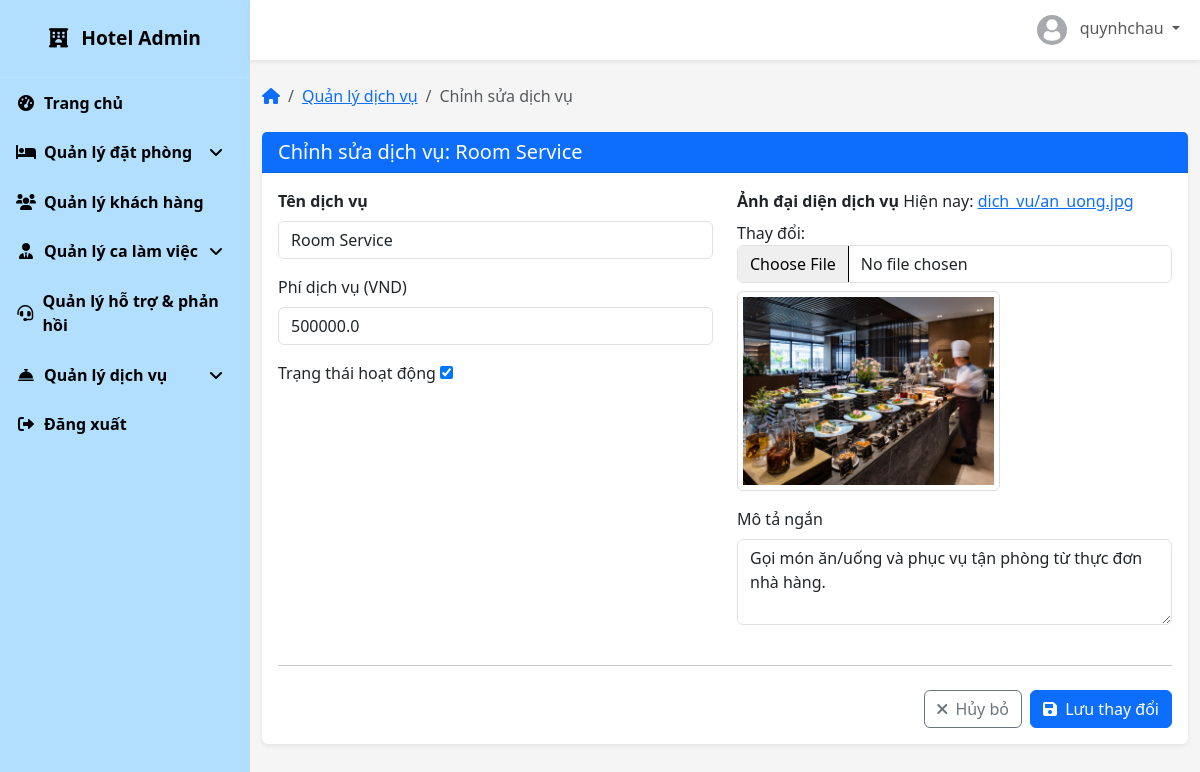
Page /admin-dashboard/services/7/edit/ (signed in) on the committed database.
### accounts/models.py (models this page shows, shortened)
class TaiKhoan(AbstractBaseUser, PermissionsMixin):
    username = models.CharField(
        max_length=150,
        unique=True,
        verbose_name=_('Tên đăng nhập'),
        error_messages={
            'unique': _("Tên đăng nhập đã tồn tại."),
        },
    )
    email = models.EmailField(
        verbose_name=_('Địa chỉ email'),
        max_length=255,
        unique=True,
        blank=True,
        null=True,
        error_messages={
            'unique': _("Email đã được sử dụng."),
        },
    )
    sdt = models.CharField(
        max_length=15,
        verbose_name=_('Số điện thoại'),
        blank=True,
        null=True,
    )
    dia_chi = models.TextField(
        verbose_name=_('Địa chỉ'),
        blank=True,
        null=True,
    )
    loai_tk = models.CharField(
        max_length=20,
        choices=[
            ('khach_hang', 'Khách hàng'),
            ('nhan_vien', 'Nhân viên'),
            ('admin', 'Quản lý'),
        ],
        default='khach_hang',
        verbose_name=_('Loại tài khoản'),
    )
    is_staff = models.BooleanField(
        default=False,
        verbose_name=_('Truy cập quản trị'),
    )
    is_active = models.BooleanField(
        default=True,
        verbose_name=_('Kích hoạt'),
    )
    objects = TaiKhoanManager()
    USERNAME_FIELD = 'username'
    REQUIRED_FIELDS = ['email']
    class Meta:
        verbose_name = _('Tài khoản')
        verbose_name_plural = _('Tài khoản')

### core/models.py (models this page shows, shortened)
class DichVu(models.Model):
    ma_dv = models.AutoField(primary_key=True)
    ten_dv = models.CharField(max_length=50)
    mo_ta = models.TextField()
    phi_dv = models.FloatField(validators=[MinValueValidator(0)])
    anh_dai_dien = models.ImageField(upload_to='dich_vu/')
    hoat_dong = models.BooleanField(default=True)

### core/views.py (the view)
# urls.py: path('admin-dashboard/services/<int:pk>/edit/', core_views.edit_service, name='edit_service'),
@login_required
@user_passes_test(is_admin_or_staff)
def edit_service(request, pk):
    logger.debug(f"User accessing edit_service: {request.user.username}, Role: {getattr(request.user, 'loai_tk', 'N/A')}, Authenticated: {request.user.is_authenticated}")
    if not is_admin(request.user):
        messages.error(request, "Bạn không có quyền truy cập chức năng này.")
        return redirect('admin_service_management')
    service = get_object_or_404(DichVu, pk=pk)
    if request.method == 'POST':
        form = DichVuForm(request.POST, request.FILES, instance=service)
        if form.is_valid():
            form.save()
            messages.success(request, "Đã cập nhật dịch vụ")
            return redirect('admin_service_management')
    else:
        form = DichVuForm(instance=service)
    context = {
        'form': form,
        'service': service,
    }
    return render(request, 'admin/edit_service.html', context)

### core/forms.py
class DichVuForm(forms.ModelForm):
    class Meta:
        model = DichVu
        fields = '__all__'
        widgets = {
            'mo_ta': forms.Textarea(attrs={'rows': 3}),
        }

### core/context_processors.py (called while the page is built)
def user_roles_processor(request):
    is_user_true_admin = False  # Phân biệt admin thật sự (superuser hoặc loai_tk='admin')
    is_regular_staff_role = False  # Nhân viên thường, không phải admin/superuser
    if request.user.is_authenticated:
        if request.user.is_superuser or getattr(request.user, 'loai_tk', None) == 'admin':
            is_user_true_admin = True
        if getattr(request.user, 'loai_tk', None) == 'nhan_vien' and not is_user_true_admin:
            is_regular_staff_role = True
    return {
        'is_user_true_admin': is_user_true_admin,
        'is_regular_staff_role': is_regular_staff_role,
    }

### core/views.py (called while the page is built)
def is_admin(user):
    try:
        return user.is_authenticated and (user.is_superuser or getattr(user, 'loai_tk', '').strip().lower() == 'admin')
    except AttributeError as e:
        logger.error(f"Error in is_admin: {str(e)}")
        return False

def is_admin_or_staff(user):
    return is_admin(user) or is_staff(user)

### templates/admin/edit_service.html (shortened to what this page needs)
{% extends 'admin/base.html' %}
{% load currency_filters %}
{% load static %}
{% block breadcrumb %}
<li class="breadcrumb-item"><a href="{% url 'admin_service_management' %}">Quản lý dịch vụ</a></li>
<li class="breadcrumb-item active" aria-current="page">Chỉnh sửa dịch vụ</li>
{% endblock %}
{% block admin_content %}
<div class="card shadow-sm mb-4">
    <div class="card-header bg-primary text-white">
        <h5 class="mb-0">Chỉnh sửa dịch vụ: {{ form.instance.ten_dv|default:"Dịch vụ mới" }}</h5>
    </div>
    <div class="card-body">
        <form method="post" enctype="multipart/form-data">
            <div class="row">
                <div class="col-md-6">
                    <div class="mb-3">
                        <label for="{{ form.ten_dv.id_for_label }}" class="form-label fw-semibold">Tên dịch vụ</label>
                        {{ form.ten_dv }}
                    </div>
                    <div class="mb-3">
                        <label for="{{ form.phi_dv.id_for_label }}" class="form-label">Phí dịch vụ (VND)</label>
                        {{ form.phi_dv }}
                    </div>
                    <div class="mb-3">
                        <label for="{{ form.hoat_dong.id_for_label }}" class="form-label">Trạng thái hoạt động</label>
                        {{ form.hoat_dong }}
                    </div>
                </div>
                <div class="col-md-6">
                    <div class="mb-3">
                        <label for="{{ form.anh_dai_dien.id_for_label }}" class="form-label fw-semibold">Ảnh đại diện dịch vụ</label>
                        {{ form.anh_dai_dien }}
                        <div class="mt-2">
                            <img id="imagePreview"
                                 src="{% if form.instance.anh_dai_dien and form.instance.anh_dai_dien.url %}{{ form.instance.anh_dai_dien.url }}{% else %}{% static 'images/default-service-image.png' %}{% endif %}"
                                 alt="Xem trước ảnh dịch vụ"
                                 class="img-fluid rounded"
                                 style="max-height: 200px; display: block; border: 1px solid #ddd; padding: 5px;"
                                 onerror="this.onerror=null; this.src='{% static 'images/default-service-image.png' %}'; this.alt='Ảnh mặc định';" />
                        </div>
                    </div>
                    <div class="mb-3">
                        <label for="{{ form.mo_ta.id_for_label }}" class="form-label">Mô tả ngắn</label>
                        {{ form.mo_ta }}
                    </div>
                </div>
            </div>
            <hr class="my-4">
            <div class="d-flex justify-content-end">
                <a href="{% url 'admin_service_management' %}" class="btn btn-outline-secondary me-2">
                    <i class="fas fa-times me-1"></i> Hủy bỏ
                </a>
                <button type="submit" class="btn btn-primary">
                    <i class="fas fa-save me-1"></i> Lưu thay đổi
                </button>
            </div>
        </form>
    </div>
</div>
{% endblock %}

### templates/admin/base.html (shortened to what this page needs)
{% extends 'base.html' %}
{% load static %}
{% block extra_css %}
<link rel="stylesheet" href="https://cdnjs.cloudflare.com/ajax/libs/font-awesome/6.0.0/css/all.min.css">
{% endblock %}
{% block content %}
<div class="sidebar" style="background-color: #B3DFFF; color: black;">
    <div class="sidebar-brand">
        <i class="fas fa-hotel me-2"></i>
        <span>Hotel Admin</span>
    </div>
    <ul class="sidebar-nav">
        <li class="sidebar-nav-item">
            <a href="{% url 'admin_dashboard' %}" class="sidebar-nav-link {% if request.resolver_match.url_name == 'admin_dashboard' %}active{% endif %}" style="color: black; font-weight: bold;">
                <i class="fas fa-tachometer-alt"></i>
                <span>Trang chủ</span>
            </a>
        </li>
        <li class="sidebar-nav-item">
            <a href="#roomManagement" class="sidebar-nav-link " data-bs-toggle="collapse" style="color: black; font-weight: bold;">
                <i class="fas fa-bed"></i>
                <span>Quản lý đặt phòng</span>
                <i class="fas fa-angle-down ms-auto"></i>
            </a>
        </li>
        <li class="sidebar-nav-item">
            <a href="{% url 'admin_customer_management' %}" class="sidebar-nav-link {% if request.resolver_match.url_name == 'admin_customer_management' %}active{% endif %}" style="color: black; font-weight: bold;">
                <i class="fas fa-users"></i>
                <span>Quản lý khách hàng</span>
            </a>
        </li>
        <li class="sidebar-nav-item">
            <a href="#staffManagement" class="sidebar-nav-link " data-bs-toggle="collapse" style="color: black; font-weight: bold;">
                <i class="fas fa-user-tie"></i>
                <span>Quản lý ca làm việc</span>
                <i class="fas fa-angle-down ms-auto"></i>
            </a>
        </li>
        <li class="sidebar-nav-item">
            <a href="{% url 'admin_request_management' %}" class="sidebar-nav-link {% if request.resolver_match.url_name == 'admin_request_management' %}active{% endif %}" style="color: black; font-weight: bold;">
                <i class="fas fa-headset"></i>
                <span>Quản lý hỗ trợ & phản hồi</span>
            </a>
        </li>
        <li class="sidebar-nav-item">
            <a href="#serviceManagement" class="sidebar-nav-link " data-bs-toggle="collapse" style="color: black; font-weight: bold;">
                <i class="fas fa-concierge-bell"></i>
                <span>Quản lý dịch vụ</span>
                <i class="fas fa-angle-down ms-auto"></i>
            </a>
        </li>
        <li class="sidebar-nav-item">
            <a href="{% url 'logout' %}" class="sidebar-nav-link" style="color: black; font-weight: bold;">
                <i class="fas fa-sign-out-alt"></i>
                <span>Đăng xuất</span>
            </a>
        </li>
    </ul>
</div>
<div class="main-content">
    <nav class="navbar navbar-expand navbar-light bg-white">
        <div class="container-fluid">
            <ul class="navbar-nav ms-auto">
                <li class="nav-item dropdown">
                    <a class="nav-link dropdown-toggle" href="#" id="navbarDropdown" role="button" data-bs-toggle="dropdown" aria-expanded="false">
                        <img src="{% if user.avatar %}{{ user.avatar.url}}{% else %}{% static 'images/default-avartar.jpg' %}{% endif %}" class="avatar me-2" alt="Avatar">
                        <span class="d-none d-md-inline">{{ request.user.get_full_name|default:request.user.username }}</span>
                    </a>
                </li>
            </ul>
        </div>
    </nav>
    <div class="container-fluid py-4">
        <nav aria-label="breadcrumb" class="mb-4">
            <ol class="breadcrumb">
                <li class="breadcrumb-item"><a href="{% url 'admin_dashboard' %}"><i class="fas fa-home"></i></a></li>
                {% block breadcrumb %}
                {% endblock %}
            </ol>
        </nav>
        {% block admin_content %}
        {% endblock %}
    </div>
</div>
{% endblock %}

### templates/admin/base.html (style rules this page uses)
:root { --sidebar-width: 250px; --navbar-height: 60px; --primary-color: #3498db; --secondary-color: #2c3e50; --light-color: #ecf0f1; --dark-color: #34495e; --success-color: #2ecc71; --danger-color: #e74c3c; --warning-color: #f39c12; }
body { font-family: 'Segoe UI', Tahoma, Geneva, Verdana, sans-serif; background-color: #f5f5f5; }
.sidebar { width: var(--sidebar-width); height: 100vh; position: fixed; top: 0; left: 0; background-color: var(--secondary-color); color: white; transition: all 0.3s; z-index: 1000; }
.sidebar-brand { padding: 1.5rem 1rem; font-size: 1.2rem; font-weight: bold; text-align: center; border-bottom: 1px solid rgba(255, 255, 255, 0.1); }
.sidebar-nav { padding: 0; list-style: none; }
.sidebar-nav-item { position: relative; }
.sidebar-nav-link { display: flex; align-items: center; padding: 0.8rem 1rem; color: rgba(255, 255, 255, 0.7); text-decoration: none; transition: all 0.3s; }
.sidebar-nav-link i { margin-right: 0.5rem; width: 20px; text-align: center; }
.main-content { margin-left: var(--sidebar-width); padding-top: var(--navbar-height); min-height: 100vh; transition: all 0.3s; }
.navbar { height: var(--navbar-height); position: fixed; top: 0; right: 0; left: var(--sidebar-width); z-index: 1030; background-color: white; box-shadow: 0 0.125rem 0.25rem rgba(0, 0, 0, 0.075); }
.breadcrumb { background-color: transparent; padding: 0; }
.card { border: none; box-shadow: 0 0.125rem 0.25rem rgba(0, 0, 0, 0.075); margin-bottom: 1.5rem; }
.card-header { background-color: white; border-bottom: 1px solid rgba(0, 0, 0, 0.125); font-weight: bold; }
.avatar { width: 30px; height: 30px; border-radius: 50%; object-fit: cover; }

### rows in the picture
TaiKhoan: user.get_full_name "quynhchau"
DichVu: instance.ten_dv "Room Service", ten_dv "Room Service", phi_dv "500000.0", hoat_dong "☑", anh_dai_dien (picture), mo_ta "Gọi món ăn/uống và phục vụ tận phòng từ thực đơn nhà hàng."
